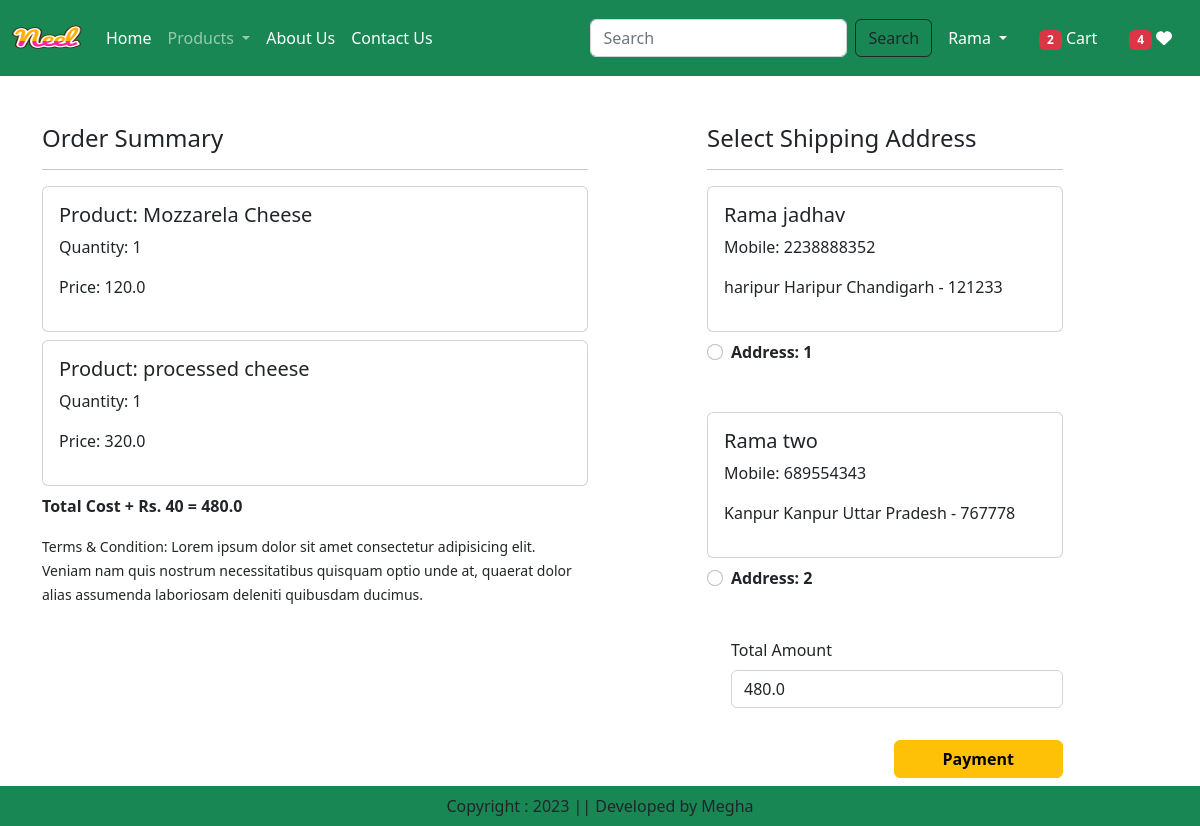
Page /checkout/ (signed in) on the committed database.
### app/models.py (models this page shows, shortened)
class Cart(models.Model):
    user = models.ForeignKey(User,on_delete=models.CASCADE)
    product = models.ForeignKey(Product,on_delete=models.CASCADE)
    quantity = models.PositiveIntegerField(default=1)

class Product(models.Model):
    title = models.CharField(max_length=100)
    selling_price = models.FloatField()
    discounted_price = models.FloatField()
    description = models.TextField()
    composition = models.TextField(default='')
    prodapp = models.TextField(default='')
    category = models.TextField(choices=CATEGORY_CHOICES, max_length=2)
    product_image = models.ImageField(upload_to='product')

class Customer(models.Model):
    user = models.ForeignKey(User,on_delete=models.CASCADE)
    name = models.CharField(max_length=200)
    locality = models.CharField(max_length=200)
    city = models.CharField(max_length=50)
    mobile = models.IntegerField(default=0)
    zipcode = models.IntegerField()
    state = models.CharField(choices=STATE_CHOICES, max_length=100)

### app/views.py (the view, shortened to what this page needs)
# urls.py: path('checkout/',views.checkout.as_view(), name='checkout'),
@method_decorator(login_required, name='dispatch')
class checkout(View):
    def get(self,request):
        totalitem = 0
        wishitem = 0
        if request.user.is_authenticated:
            totalitem = len(Cart.objects.filter(user=request.user))
            wishitem = len(Wishlist.objects.filter(user=request.user))
        user= request.user
        add=Customer.objects.filter(user=user)
        cart_items =Cart.objects.filter(user=user)
        famount= 0
        for p in cart_items:
            value = p.quantity * p.product.discounted_price
            famount = famount+value
        totalamount = famount+40
        razoramount = int(totalamount * 100)
        client = razorpay.Client(auth=(settings.RAZOR_KEY_ID,settings.RAZOR_KEY_SECRET))
        data = {"amount":razoramount, "currency":"INR","receipt":"order_rcptid_11"}
        payment_response = client.order.create(data=data)
        print(payment_response)
        order_id = payment_response['id']
        order_status = payment_response['status']
        return render(request,'app/checkout.html', locals())

### app/templates/app/checkout.html (shortened to what this page needs)
{% extends 'app/base.html' %}
{% load static %}
{% block main-content %}
<div class="container mb-5">
  <div class="row mt-5">
    <div class="col-sm-6">
        <h4>Order Summary</h4>
        <hr>
        {% for item in cart_items %}
            <div class="card mb-2">
                <div class="card-body">
                    <h5>Product: {{item.product.title}}</h5>
                    <p>Quantity: {{item.quantity}}</p>
                    <p>Price: {{item.product.discounted_price}}</p>
                </div>
            </div>
        {% endfor %}
        <p class="fw-bold">Total Cost + Rs. 40 = {{totalamount}}</p>
        <small>Terms & Condition: Lorem ipsum dolor sit amet consectetur adipisicing elit. Veniam nam quis nostrum necessitatibus quisquam optio unde at, quaerat dolor alias assumenda laboriosam deleniti quibusdam ducimus.
        </small>
    </div>
    <div class="col-sm-4 offset-sm-1">
        <h4>Select Shipping Address</h4>
        <hr>
        <form method="post" id="myform">
            {% for ad in add %}
                <div class="card">
                    <div class="card-body">
                        <h5>{{ad.name}}</h5>
                        <p>Mobile: {{ad.mobile}}</p>
                        <p>{{ad.locality}} {{ad.city}} {{ad.state}} - {{ad.zipcode}}</p>
                    </div>
                </div>
                <div class="form-check mt-2 mb-5">
                    <input class="form-check-input" type="radio" name="custid" id="custadd{{forloop.counter}}" value="{{ad.id}}">
                    <label for="custadd{{forloop.counter}}" class="form-check-label fw-bold">Address: {{forloop.counter}}</label>
                </div>
            {% endfor %}
            <div class="form-check mb-3">
                <label for="totalamount" class="form-label">Total Amount</label>
                <input type="number" class="form-control" name="totalamount" value={{totalamount}} readonly>
            </div>
            <div class="text-end">
                <button id="rzp-button1" type="submit" class="btn btn-warning mt-3 px-5 fw-bold">Payment</button>
            </div>
        </form>
    </div>
  </div>
</div>
{% endblock main-content %}

### app/templates/app/base.html (shortened to what this page needs)
<!DOCTYPE html>
{% load static %}
<html lang="en">
<head>
    <link href="https://cdn.jsdelivr.net/npm/bootstrap@5.2.3/dist/css/bootstrap.min.css" rel="stylesheet">
    <link rel="stylesheet" href="{% static 'app/css/owl.carousel.min.css' %}">
    <link rel="stylesheet" href="{% static 'app/css/all.min.css' %}">
    <link rel="stylesheet" href="{% static 'app/css/mystyle.css' %}">
</head>
<body>
    <nav class="navbar navbar-expand-lg navbar-dark bg-success ">
        <div class="container-fluid">
          <a class="navbar-brand" href="#">
            <img src="{% static 'app/images/neel.png' %}" alt="" height="50" width="70" />
          </a>
          <div class="collapse navbar-collapse" id="navbarSupportedContent">
            <ul class="navbar-nav me-auto mb-2 mb-lg-0">
              {% if request.user.is_authenticated %}
              <li class="nav-item">
                <a class="nav-link active" aria-current="page" href="/">Home</a>
              </li>
              <li class="nav-item dropdown">
                <a class="nav-link dropdown-toggle" href="#" id="navbarDropdown" role="button" data-bs-toggle="dropdown" aria-expanded="false">
                  Products
                </a>
              </li>
              <li class="nav-item">
                <a class="nav-link text-white" href="{% url 'about' %}">About Us</a>
              </li>
              <li class="nav-item">
                <a class="nav-link text-white" href="{% url 'contact' %}">Contact Us</a>
              </li>
            </ul>
            <form class="d-flex" action="/search">
              <input class="form-control me-2" type="search" placeholder="Search" aria-label="Search" name="search"/>
              <button class="btn btn-outline-dark" type="submit">Search</button>
            </form>
          </div>
          <ul class="navbar-nav me-auto mb-2 mb-lg-0">
            <li class="nav-item dropdown mx-2">
                <a class="nav-link dropdown-toggle text-white" href="#" id="profileDropdown" role="button" data-bs-toggle="dropdown" aria-expanded="false">
                  {{request.user}}
                </a>
              </li>
              <li class="nav-item mx-2">
                <a href="{% url 'showcart' %}" class="nav-link text-white">
                  <span class="badge bg-danger">{% if totalitem > 0 %}{{totalitem}}{% endif %}</span> Cart</a>
              </li>
              <li class="nav-item mx-2">
                <a href="{% url "showwishlist" %}" class="nav-link text-white"><span class="badge bg-danger">{% if wishitem > 0 %}{{wishitem}}{% endif %}</span>  <i class="fa fa-heart"> </i> </a>
              </li>
              {% endif %}
          </ul>
        </div>
      </nav>
      {% block main-content %}{% endblock main-content %}
      <footer class="container-fluid bg-success text-center p-2 mt-5 fixed-bottom">
        Copyright : 2023 || Developed by Megha
      </footer>
</body>
</html>

### rows in the picture
Cart: product "Mozzarela Cheese", quantity "1", product.discounted_price "120.0"
Cart: product "processed cheese", quantity "1", product.discounted_price "320.0"
Customer: name "Rama jadhav", mobile "2238888352", locality "haripur", city "Haripur", state "Chandigarh", zipcode "121233"
Customer: name "Rama two", mobile "689554343", locality "Kanpur", city "Kanpur", state "Uttar Pradesh", zipcode "767778"

### other values in the picture
{{ request.user }} "Rama"
{{ totalitem }} "2"
{{ wishitem }} "4"
{{ totalamount }} "480.0"
